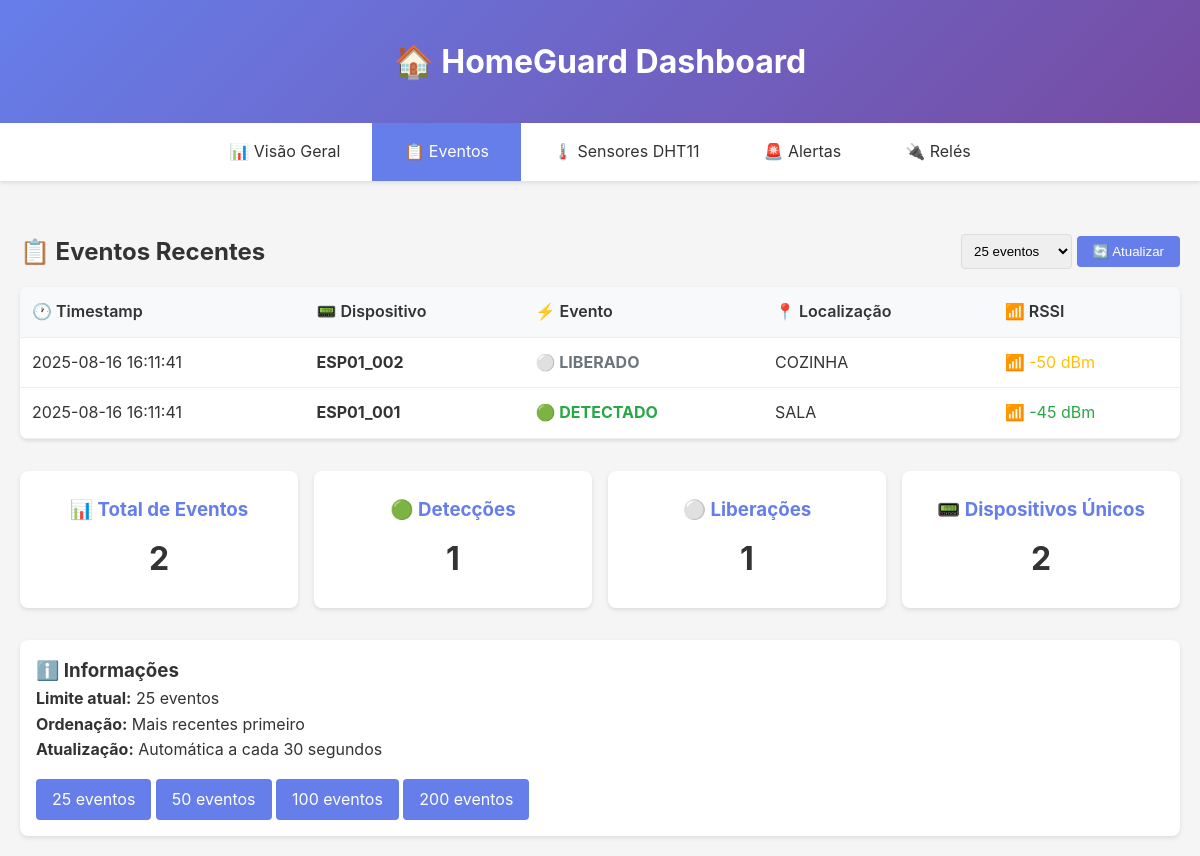
The app's page /events?limit=25 with its own data.
### tables this page shows
CREATE TABLE motion_sensors (
                id INTEGER PRIMARY KEY AUTOINCREMENT,
                sensor TEXT NOT NULL,
                event TEXT NOT NULL,
                device_id TEXT,
                location TEXT,
                rssi INTEGER,
                count INTEGER,
                duration INTEGER,
                timestamp_device TEXT,
                unix_timestamp INTEGER,
                timestamp_received TEXT NOT NULL,
                raw_payload TEXT,
                created_at DATETIME DEFAULT CURRENT_TIMESTAMP
            );

### web/homeguard_flask.py (the view)
@app.route('/events')
def events():
    limit = int(request.args.get('limit', 50))
    events = dashboard.get_recent_events(limit)
    current_time = datetime.now().strftime('%d/%m/%Y %H:%M:%S')
    return render_template('events.html', events=events, limit=limit, current_time=current_time)

### web/homeguard_flask.py (called while the page is built)
    def get_db_connection(self):
        try:
            return sqlite3.connect(self.db_path)
        except Exception as e:
            print(f"Erro ao conectar ao banco: {e}")
            return None

### web/templates/events.html (shortened to what this page needs)
{% extends "base.html" %}
{% block content %}
<div style="display: flex; justify-content: space-between; align-items: center; margin-bottom: 1rem;">
    <h2>📋 Eventos Recentes</h2>
    <div>
        <select onchange="window.location.href='/events?limit=' + this.value" style="padding: 0.5rem; border-radius: 4px; border: 1px solid #ddd;">
            <option value="25" {% if limit == 25 %}selected{% endif %}>25 eventos</option>
        </select>
        <button class="btn" onclick="location.reload()">🔄 Atualizar</button>
    </div>
</div>
{% if events %}
<div class="table">
    <table>
        <thead>
            <tr>
                <th>🕐 Timestamp</th>
                <th>📟 Dispositivo</th>
                <th>⚡ Evento</th>
                <th>📍 Localização</th>
                <th>📶 RSSI</th>
            </tr>
        </thead>
        <tbody>
            {% for event in events %}
            <tr>
                <td>{{ event.timestamp[:19] if event.timestamp else 'N/A' }}</td>
                <td><strong>{{ event.device_id }}</strong></td>
                <td>
                    {% if event.event == 'DETECTED' %}
                        <span style="color: #28a745; font-weight: bold;">🟢 DETECTADO</span>
                    {% elif event.event == 'CLEAR' %}
                        <span style="color: #6c757d; font-weight: bold;">⚪ LIBERADO</span>
                    {% else %}
                        <span style="color: #17a2b8; font-weight: bold;">{{ event.event }}</span>
                    {% endif %}
                </td>
                <td>{{ event.location }}</td>
                <td>
                    {% if event.rssi %}
                        {% if event.rssi > -50 %}
                            <span style="color: #28a745;">📶 {{ event.rssi }} dBm</span>
                        {% elif event.rssi > -70 %}
                            <span style="color: #ffc107;">📶 {{ event.rssi }} dBm</span>
                        {% else %}
                            <span style="color: #dc3545;">📶 {{ event.rssi }} dBm</span>
                        {% endif %}
                    {% else %}
                        <span style="color: #6c757d;">N/A</span>
                    {% endif %}
                </td>
            </tr>
            {% endfor %}
        </tbody>
    </table>
</div>
<div style="margin-top: 2rem;">
    <div class="metrics">
        <div class="metric-card">
            <h3>📊 Total de Eventos</h3>
            <div class="value">{{ events|length }}</div>
        </div>
        <div class="metric-card">
            <h3>🟢 Detecções</h3>
            <div class="value">{{ events|selectattr('event', 'equalto', 'DETECTED')|list|length }}</div>
        </div>
        <div class="metric-card">
            <h3>⚪ Liberações</h3>
            <div class="value">{{ events|selectattr('event', 'equalto', 'CLEAR')|list|length }}</div>
        </div>
        <div class="metric-card">
            <h3>📟 Dispositivos Únicos</h3>
            <div class="value">{{ events|map(attribute='device_id')|unique|list|length }}</div>
        </div>
    </div>
</div>
{% endif %}
<div style="margin-top: 2rem; padding: 1rem; background: white; border-radius: 8px; box-shadow: 0 2px 4px rgba(0,0,0,0.1);">
    <h3>ℹ️ Informações</h3>
    <p><strong>Limite atual:</strong> {{ limit }} eventos</p>
    <p><strong>Ordenação:</strong> Mais recentes primeiro</p>
    <p><strong>Atualização:</strong> Automática a cada 30 segundos</p>
    <div style="margin-top: 1rem;">
        <a href="/events?limit=25" class="btn">25 eventos</a>
        <a href="/events?limit=50" class="btn">50 eventos</a>
        <a href="/events?limit=100" class="btn">100 eventos</a>
        <a href="/events?limit=200" class="btn">200 eventos</a>
    </div>
</div>
{% endblock %}

### web/templates/base.html (style rules this page uses)
* { margin: 0; padding: 0; box-sizing: border-box; }
body { font-family: -apple-system, BlinkMacSystemFont, 'Segoe UI', Roboto, sans-serif; line-height: 1.6; color: #333; background-color: #f5f5f5; }
.metrics { display: grid; grid-template-columns: repeat(auto-fit, minmax(250px, 1fr)); gap: 1rem; margin-bottom: 2rem; }
.metric-card { background: white; padding: 1.5rem; border-radius: 8px; box-shadow: 0 2px 4px rgba(0,0,0,0.1); text-align: center; }
.metric-card h3 { color: #667eea; margin-bottom: 0.5rem; }
.metric-card .value { font-size: 2rem; font-weight: bold; color: #333; }
.table { background: white; border-radius: 8px; overflow: hidden; box-shadow: 0 2px 4px rgba(0,0,0,0.1); }
.table table { width: 100%; border-collapse: collapse; }
.table th, .table td { padding: 12px; text-align: left; border-bottom: 1px solid #eee; }
.table th { background-color: #f8f9fa; font-weight: 600; }
.btn { display: inline-block; padding: 0.5rem 1rem; background-color: #667eea; color: white; text-decoration: none; border-radius: 4px; border: none; cursor: pointer; transition: background-color 0.3s; }

### records on screen
motion_sensors: timestamp_received "2025-08-16 16:11:41", device_id "ESP01_002", event "⚪ LIBERADO", location "COZINHA", rssi "-50"
motion_sensors: timestamp_received "2025-08-16 16:11:41", device_id "ESP01_001", event "🟢 DETECTADO", location "SALA", rssi "-45"

### other values on screen
{{ events|length }} "2"
{{ events|selectattr('event', 'equalto', 'DETECTED')|list|length }} "1"
{{ events|selectattr('event', 'equalto', 'CLEAR')|list|length }} "1"
{{ events|map(attribute='device_id')|unique|list|length }} "2"
{{ limit }} "25"
